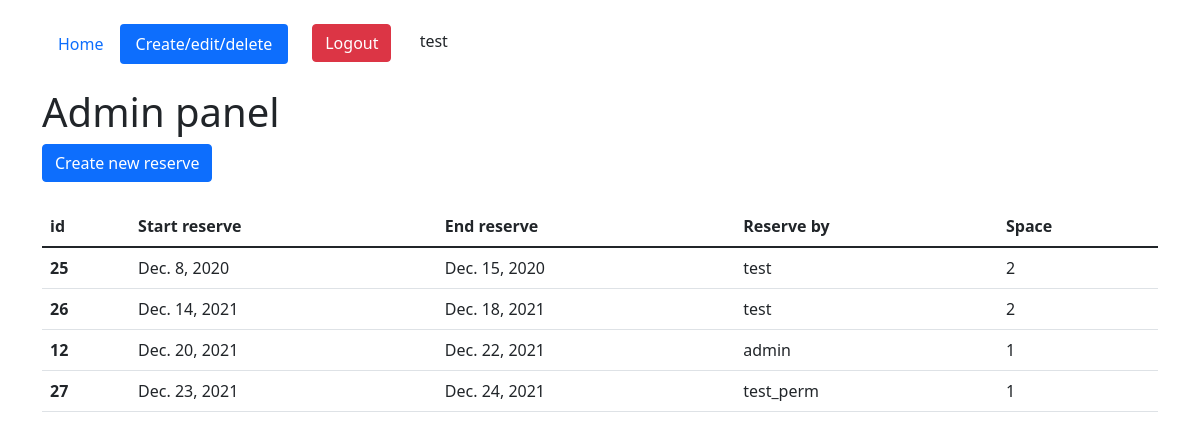
Page /edit/ (signed in) on the committed database.
### parking_spaces/models.py (models this page shows, shortened)
class Reservation(models.Model):
    class Meta:
        verbose_name = 'Reservation'
        verbose_name_plural = 'Reservations'
    start_date = models.DateField()
    end_date = models.DateField()
    parking_space = models.ForeignKey(ParkingSpace, on_delete=models.PROTECT)
    client = models.ForeignKey(User, on_delete=models.CASCADE)

class ParkingSpace(models.Model):
    class Meta:
        verbose_name = 'Space'
        verbose_name_plural = 'Spaces'
    def __str__(self):
        return f'ID: {self.id}'

### parking_spaces/views.py (the view)
# urls.py: path('edit/', ReservationCreateView.as_view(), name='edit_page'),
class ReservationCreateView(PermissionRequiredMixin, CustomSuccessMessageMixin, CreateView):
    model = Reservation
    template_name = 'edit_page.html'
    form_class = ReservationForm
    success_url = reverse_lazy('edit_page')
    success_message = "Record Created"
    permission_required = 'parking_spaces.add_reservation'
    def get_context_data(self, **kwargs):
        kwargs['queryset'] = Reservation.objects.all().order_by('start_date')
        return super(ReservationCreateView, self).get_context_data(**kwargs)

### parking_spaces/templates/edit_page.html (shortened to what this page needs)
{% extends 'index.html' %}
{% block content %}
    <h1 class="mt-4">Admin panel</h1>
    <button type="button" class="btn btn-primary" data-bs-toggle="modal" data-bs-target="#exampleModal">
      Create new reserve
    </button>
    {% if update %}
        <p class="mt-4">Edit page</p>
        <p class="text-right mt-4"><a class="text-right" href="{% url 'edit_page' %}">Back</a></p>
        <form id="update_form" method="post">
                  {% csrf_token %}
                  {{form}}
        </form>
        <button form="update_form" type="submit" class="btn btn-primary mt-4">Update</button>
        {% if success_update %}
            <p style="color:green">Record updated</p>
        {% endif %}
    {% else %}
        <table class="table table-hover mt-4">
            <thead>
                <tr>
                  <th scope="col">id</th>
                  <th scope="col">Start reserve</th>
                  <th scope="col">End reserve</th>
                  <th scope="col">Reserve by</th>
                  <th scope="col">Space</th>
                </tr>
            </thead>
            <tbody>
                {% for i in queryset %}
                    <tr {% if i.id|slugify == request.GET.id %} style="background-color:#FFA500" {% endif %}>
                      <th>{{i.id}}</th>
                      <td>{{i.start_date}}</td>
                      <td>{{i.end_date}}</td>
                      <td>{{i.client.username}}</td>
                      <td>{{i.parking_space.id}}</td>
                    </tr>
                {% endfor %}
            </tbody>
        </table>
    {% endif %}
{% endblock %}

### parking_spaces/templates/index.html (shortened to what this page needs)
<!doctype html>
<html lang="en">
  <head>
    <link href="https://cdn.jsdelivr.net/npm/bootstrap@5.1.3/dist/css/bootstrap.min.css" rel="stylesheet">
  </head>
  <body>
    <div class="container mt-4">
        <ul class="nav nav-pills">
          <li class="nav-item">
              {% url 'home' as url_home %}
            <a class="nav-link {% if url_home == request.path %} active {% endif %}" href="{{url_home}}">Home</a>
          </li>
            {% if perms.parking_spaces.add_reservation%}
          <li class="nav-item">
              {% url 'edit_page' as url_edit %}
            <a class="nav-link {% if url_edit == request.path %} active {% endif %}" href="{{url_edit}}">Create/edit/delete</a>
          </li>
            {% endif %}
            {% if request.user.is_authenticated %}
             <li class="nav-item">
              {% url 'log_out_page' as url_log_out %}
              <button onclick="window.location.href = '{{url_log_out}}'" type = "button" class="btn btn-danger mx-4">Logout</button>
            {% endif %}
            {{request.user}}
        </ul>
    {% block content %}{% endblock %}
    </div>
  </body>
</html>

### rows in the picture
Reservation: id "25", start_date "Dec. 8, 2020", end_date "Dec. 15, 2020", client.username "test", parking_space.id "2"
Reservation: id "26", start_date "Dec. 14, 2021", end_date "Dec. 18, 2021", client.username "test", parking_space.id "2"
Reservation: id "12", start_date "Dec. 20, 2021", end_date "Dec. 22, 2021", client.username "admin", parking_space.id "1"
Reservation: id "27", start_date "Dec. 23, 2021", end_date "Dec. 24, 2021", client.username "test_perm", parking_space.id "1"

### other values in the picture
{{ request.user }} "test"
